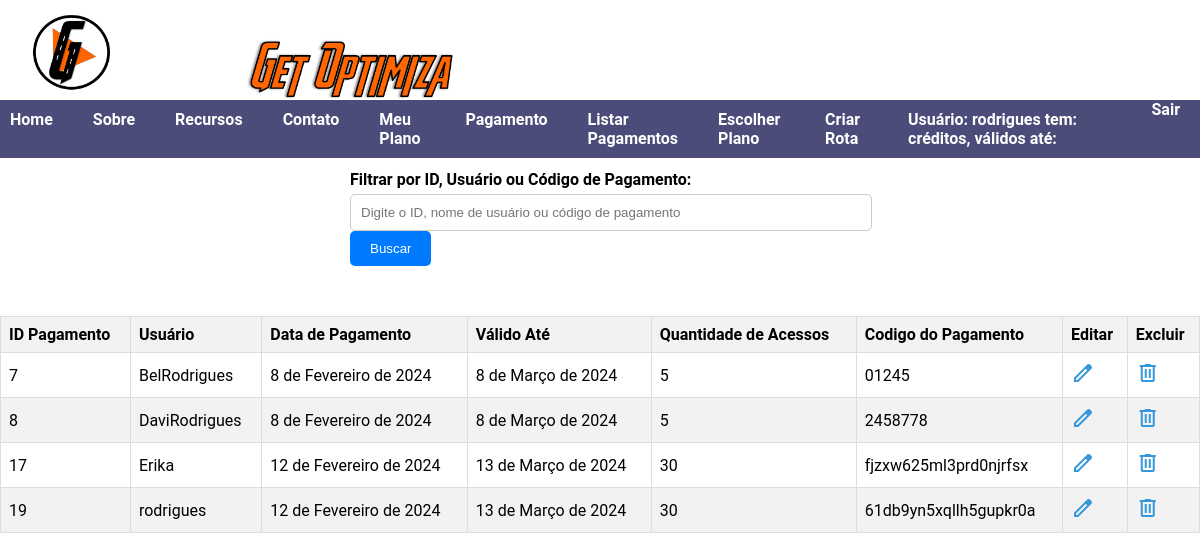
Screenshot of /lista_pagamento/ (signed in) with the database file from the repository.
### roteirizacao_app/models.py (models this page shows, shortened)
class CustomUser(AbstractUser):
    choices_cargo= (('U', 'Usuario'),
                    ('Admin', 'Administrador')),
    cargo: models.CharField(max_length=1, choices=choices_cargo)
    email = models.EmailField(unique=True)
    is_active = models.BooleanField(default=True)
    objects = CustomUserManager()
    groups = models.ManyToManyField('auth.Group', related_name='custom_user_set', blank=True)
    user_permissions = models.ManyToManyField('auth.Permission', related_name='custom_user_set', blank=True)
    class Meta:
        permissions = [
            ("pode_add_endereco", "Pode Adicionar Endereco"),
            ("pode_alterar_endereco", "Pode Alterar Endereco"),
            ("pode_deletar_endereco", "Pode Deletar Endereco"),
        ]

class Pagamento(models.Model):
    usuario = models.ForeignKey(settings.AUTH_USER_MODEL, on_delete=models.SET_NULL, null=True)  # Use settings.AUTH_USER_MODEL
    codigo_pagamento = models.CharField(max_length=30, null=True)
    data_pagamento = models.DateField(null=True, blank=True)
    valido_ate = models.DateField(null=True, blank=True)
    quant_acesso = models.IntegerField(default=0)
    class Meta:
        permissions = [
            ("ver_pagamento", "Pode Ver Pagamento"),
        ]

### roteirizacao_app/views.py (the view)
# urls.py: path('lista_pagamento/', lista_pagamento, name='lista_pagamento'),
@login_required
def lista_pagamento(request):
    filtro = request.GET.get('filtro')
    if filtro:
        pagamentos = Pagamento.objects.filter(
            Q(id__icontains=filtro) |
            Q(usuario__username__icontains=filtro) |
            Q(codigo_pagamento__icontains=filtro)
        )
    else:
        pagamentos = Pagamento.objects.all()
    return render(request, 'lista_pagamento.html', {'pagamentos': pagamentos})

### roteirizacao_app/templates/lista_pagamento.html (shortened to what this page needs)
{% extends 'base.html' %}
{% load static %}
{% block content %}
    <div class="container">
        <form method="get" action="{% url 'lista_pagamento' %}">
            <label for="filtro">Filtrar por ID, Usuário ou Código de Pagamento:</label>
            <input type="text" id="filtro" name="filtro" placeholder="Digite o ID, nome de usuário ou código de pagamento">
            <button class="btn-primary" type="submit">Buscar</button>
        </form>
    </div>
<table>
    <thead>
        <tr>
            <th>ID Pagamento</th>
            <th>Usuário</th>
            <th>Data de Pagamento</th>
            <th>Válido Até</th>
            <th>Quantidade de Acessos</th>
            <th>Codigo do Pagamento</th>
            <th>Editar</th>
            <th>Excluir</th>
        </tr>
    </thead>
    <tbody>
        {% for pagamento in pagamentos %}
            <tr>
                <td>{{ pagamento.id }}</td>
                <td>{{ pagamento.usuario }}</td>
                <td>{{ pagamento.data_pagamento }}</td>
                <td>{{ pagamento.valido_ate }}</td>
                <td>{{ pagamento.quant_acesso }}</td>
                <td>{{ pagamento.codigo_pagamento }}</td>
                <td><a href="{% url 'editar_pagamento' pagamento.id %}"><span class="material-symbols-outlined">
                    </span></a></td>
                <td><a href="{% url 'excluir_pagamento' pagamento.id %}"><span class="material-symbols-outlined">
                    </span></a></td>
            </tr>
        {% endfor %}
    </tbody>
</table>
{% endblock %}

### roteirizacao_app/templates/base.html (shortened to what this page needs)
{% load static %}
<!DOCTYPE html>
<html lang="pt-br">
<head>
    <link rel="stylesheet" type="text/css" href="https://cdnjs.cloudflare.com/ajax/libs/slick-carousel/1.8.1/slick.css"/>
    <link rel="stylesheet" type="text/css" href="https://cdnjs.cloudflare.com/ajax/libs/slick-carousel/1.8.1/slick-theme.css"/>
    <link rel="stylesheet" href="{% static 'style.css' %}">
</head>
<body>
    <div class="header-container">
        <div class="logo">
            <img src="{% static 'img/LogoGetSite.png' %}" alt="Logo da Empresa">
        </div>
        <div class="logo">
            <img src="{% static 'img/getoptimiza.png' %}" alt="Logo da Empresa 2" style="width: 40%;">
        </div>
        <nav class="nav-home">
            <ul>
                <li><a href="{% url 'home' %}">Home</a></li>
                <li><a href="#about">Sobre</a></li>
                <li><a href="#features">Recursos</a></li>
                <li><a href="#contact">Contato</a></li>
                <li><a href="#">Meu Plano</a></li>
                {% if user.is_superuser %}
                    <li><a href="{% url 'pagamento' %}">Pagamento</a></li>
                    <li><a href="{% url 'lista_pagamento' %}">Listar Pagamentos</a></li>
                {% endif %}
                <li><a href="{% url 'escolher_plano' %}">Escolher Plano</a></li>
                <li><a href="{% url 'autoriza_criar_rota' %}">Criar Rota</a></li>
                {% if user.is_authenticated %}
                <li><a href="#">Usuário: {{ user.username }} tem: {{ pagamento.quant_acesso }} créditos,  válidos até: {{ pagamento.valido_ate }}</a></li>
                <a href="#" onclick="event.preventDefault(); document.getElementById('logout-form').submit();">Sair</a>
                {% else %}
                    <li><a href="{% url 'login' %}">Login</a></li>
                    <li><a href="{% url 'signup' %}">Cadastro</a></li>
                {% endif %}
            </ul>
        </nav>
    </div>
    <main>
        {% block content %}
        {% endblock %}
    </main>
</body>
</html>

### roteirizacao_app/static/style.css (style rules this page uses)
body { font-family: 'Roboto', sans-serif; background-color: #ffffff; color: #000000; margin: 0; padding: 0; width: 100%; }
.header-container { position: fixed; top: 0; width: 100%; background-color: #ffffff; z-index: 1000; display: flex; align-items: center; }
.logo { position: relative; top: 0; left: 0; margin-right: 10px; text-align: left; padding: 10px; }
.logo img { width: 100px; height: auto; }
.nav-home { background-color: #0b0d4abc; position: fixed; top: 0; left: 0; width: 100%; z-index: 1000; display: flex; margin-top: 100px; }
.nav-home ul { list-style: none; padding: 0; margin: 0; display: flex; }
.nav-home li { margin: 0; padding: 10px; display: inline; }
.nav-home a { text-decoration: none; color: white; font-weight: bold; font-size: 16px; margin-right: 20px; }
nav ul { list-style-type: none; margin: 0; padding: 0; }
nav ul li { display: inline; margin-right: 20px; }
main { margin-top: 150px; left: auto; }
table { width: 100%; border-collapse: collapse; margin-top: 30px; border-radius: 30px; border: none; }
a { color: #3498db; }
.btn-primary { background-color: #29f425; color: #fff; }
.container { max-width: 500px; margin: auto; padding: 20px; }
label { display: block; margin-bottom: 5px; font-weight: bold; }
input[type="text"], input[type="date"] { width: 100%; padding: 10px; border: 1px solid #ccc; border-radius: 5px; }
.btn-primary { background-color: #007bff; color: #fff; padding: 10px 20px; border: none; border-radius: 5px; cursor: pointer; }
table { width: 100%; border-collapse: collapse; }
thead th { background-color: #f2f2f2; border: 1px solid #ddd; padding: 8px; text-align: left; }
tbody td { border: 1px solid #ddd; padding: 8px; }
tbody tr:nth-child(even) { background-color: #f2f2f2; }

### rows the page displays
CustomUser: username "rodrigues"
Pagamento: id "7", usuario "BelRodrigues", data_pagamento "8 de Fevereiro de 2024", valido_ate "8 de Março de 2024", quant_acesso "5", codigo_pagamento "01245"
Pagamento: id "8", usuario "DaviRodrigues", data_pagamento "8 de Fevereiro de 2024", valido_ate "8 de Março de 2024", quant_acesso "5", codigo_pagamento "2458778"
Pagamento: id "17", usuario "Erika", data_pagamento "12 de Fevereiro de 2024", valido_ate "13 de Março de 2024", quant_acesso "30", codigo_pagamento "fjzxw625ml3prd0njrfsx"
Pagamento: id "19", usuario "rodrigues", data_pagamento "12 de Fevereiro de 2024", valido_ate "13 de Março de 2024", quant_acesso "30", codigo_pagamento "61db9yn5xqllh5gupkr0a"
